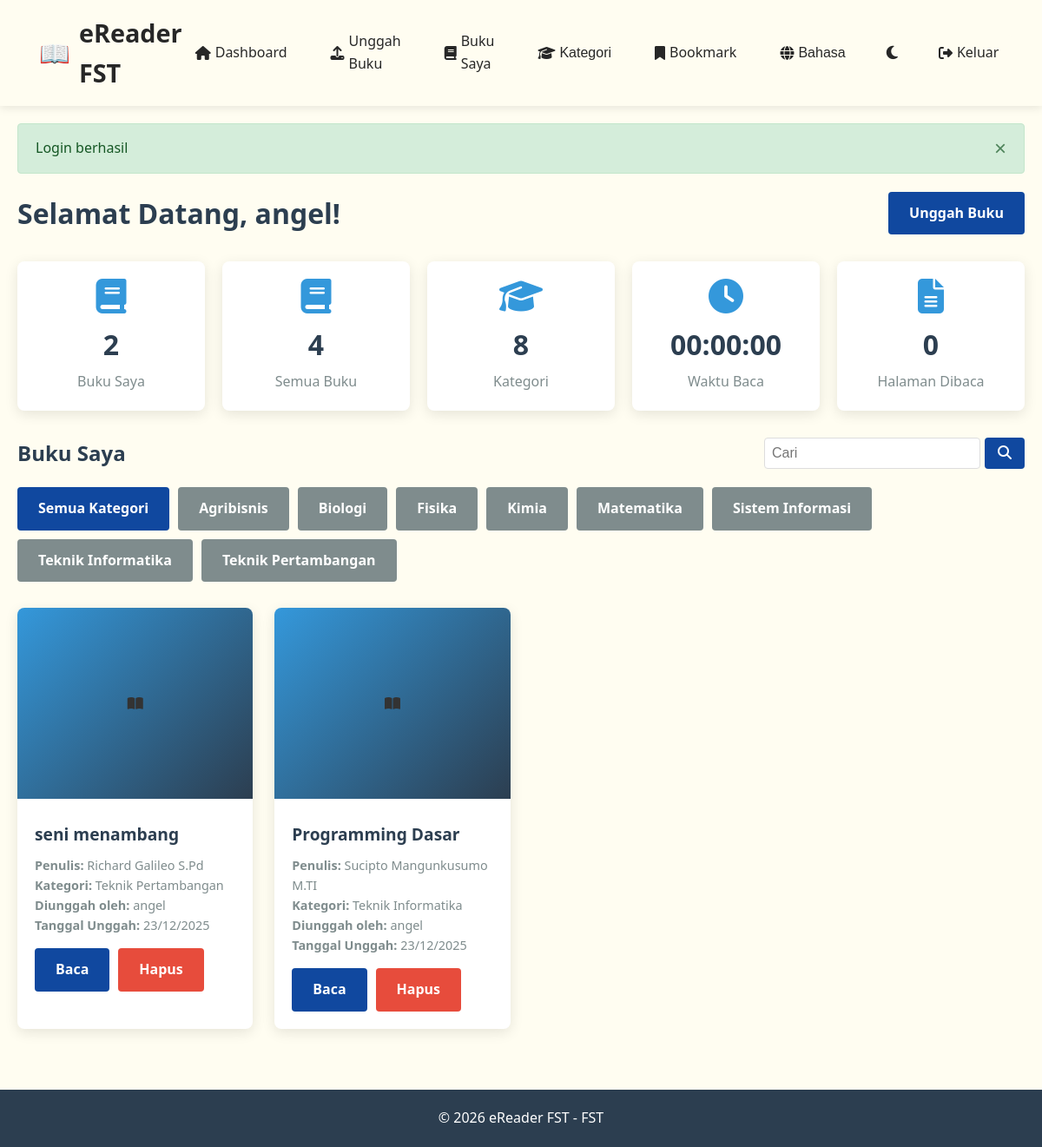
Screenshot of /dashboard.php?view=mybooks (signed in) with the database file from the repository.
### tables this page shows
CREATE TABLE `categories` (
  `id` int(11) NOT NULL,
  `name` varchar(100) NOT NULL,
  `description` text DEFAULT NULL,
  `created_at` timestamp NOT NULL DEFAULT current_timestamp()
);

CREATE TABLE `books` (
  `id` int(11) NOT NULL,
  `title` varchar(255) NOT NULL,
  `author` varchar(255) DEFAULT NULL,
  `category_id` int(11) DEFAULT NULL,
  `user_id` int(11) DEFAULT NULL,
  `filename` varchar(255) NOT NULL,
  `filepath` varchar(500) NOT NULL,
  `file_size` int(11) DEFAULT NULL,
  `upload_date` timestamp NOT NULL DEFAULT current_timestamp()
);

CREATE TABLE `users` (
  `id` int(11) NOT NULL,
  `username` varchar(50) NOT NULL,
  `email` varchar(100) NOT NULL,
  `password` varchar(255) NOT NULL,
  `language` enum('id','en') DEFAULT 'id',
  `created_at` timestamp NOT NULL DEFAULT current_timestamp()
);

### includes/functions.php (called while the page is built, shortened)
<?php
require_once __DIR__ . '/../config/database.php';
function t($key) {
    $lang = isset($_SESSION['language']) ? $_SESSION['language'] : 'id';
    $languageFile = __DIR__ . "/../languages/{$lang}.php";
    if (file_exists($languageFile)) {
        $translations = require($languageFile);
        return isset($translations[$key]) ? $translations[$key] : $key;
    }
    return $key;
}
function translateCategoryName($categoryName) {
    return t($categoryName);
}
function getCategories() {
    global $pdo;
    $stmt = $pdo->query("SELECT * FROM categories ORDER BY name");
    $categories = $stmt->fetchAll(PDO::FETCH_ASSOC);
    return $categories;
}
    function getUserReadingSummary($user_id) {
        global $pdo;
        $pdo->exec("CREATE TABLE IF NOT EXISTS reading_stats (
            id INT AUTO_INCREMENT PRIMARY KEY,
            user_id INT NOT NULL,
            book_id INT NOT NULL,
            chapter_number INT DEFAULT NULL,
            words INT DEFAULT 0,
            pages INT DEFAULT 0,
            seconds INT DEFAULT 0,
            created_at DATETIME DEFAULT CURRENT_TIMESTAMP
        ) ENGINE=InnoDB DEFAULT CHARSET=utf8mb4;");
        $stmt = $pdo->prepare("SELECT
            COALESCE(SUM(pages),0) AS total_pages,
            COALESCE(SUM(seconds),0) AS total_seconds,
            COUNT(*) AS sessions
            FROM reading_stats WHERE user_id = ?");
        $stmt->execute([$user_id]);
        return $stmt->fetch(PDO::FETCH_ASSOC);
    }
?>

### dashboard.php (the view, shortened to what this page needs)
<?php
require_once 'config/database.php';
require_once 'includes/functions.php';
$category_id = isset($_GET['category']) ? intval($_GET['category']) : null;
$view = isset($_GET['view']) ? $_GET['view'] : 'all';
$search = isset($_GET['search']) ? trim($_GET['search']) : '';
$categories = getCategories();
if($view == 'mybooks') {
    $query = "SELECT books.*, categories.name as category_name, users.username
              FROM books
              LEFT JOIN categories ON books.category_id = categories.id
              LEFT JOIN users ON books.user_id = users.id
              WHERE books.user_id = ?";
    $params = [$_SESSION['user_id']];
    $stmt = $pdo->prepare($query);
    $stmt->execute($params);
    $books = $stmt->fetchAll(PDO::FETCH_ASSOC);
    $page_title = t('my_books');
}
$stmt = $pdo->prepare("SELECT COUNT(*) as total FROM books WHERE user_id = ?");
$stmt->execute([$_SESSION['user_id']]);
$user_book_count = $stmt->fetch(PDO::FETCH_ASSOC)['total'];
$total_books = $pdo->query("SELECT COUNT(*) as total FROM books")->fetch()['total'];
$total_categories = $pdo->query("SELECT COUNT(*) as total FROM categories")->fetch()['total'];
$readingSummary = getUserReadingSummary($_SESSION['user_id']);
$total_seconds = isset($readingSummary['total_seconds']) ? intval($readingSummary['total_seconds']) : 0;
$hours = floor($total_seconds / 3600);
$minutes = floor(($total_seconds % 3600) / 60);
$seconds_display = $total_seconds % 60;
$time_read_label = sprintf("%02d:%02d:%02d", $hours, $minutes, $seconds_display);
$total_pages_read = isset($readingSummary['total_pages']) ? intval($readingSummary['total_pages']) : 0;
?>
<?php include 'includes/header.php'; ?>
<div class="dashboard-header">
    <h1><?php echo t('welcome'); ?>, <?php echo htmlspecialchars($_SESSION['username']); ?>!</h1>
    <a href="upload.php" class="btn btn-success"><?php echo t('upload_book'); ?></a>
</div>
<div class="dashboard-stats">
    <div class="stat-card">
        <i class="fas fa-book"></i>
        <h3><?php echo $user_book_count; ?></h3>
        <p><?php echo t('my_books'); ?></p>
    </div>
    <div class="stat-card">
        <i class="fas fa-book"></i>
        <h3><?php echo $total_books; ?></h3>
        <p><?php echo t('all_books'); ?></p>
    </div>
    <div class="stat-card">
        <i class="fas fa-graduation-cap"></i>
        <h3><?php echo $total_categories; ?></h3>
        <p><?php echo t('category'); ?></p>
    </div>
    <div class="stat-card">
        <i class="fas fa-clock"></i>
        <h3><?php echo htmlspecialchars($time_read_label); ?></h3>
        <p><?php echo t('time_read'); ?></p>
    </div>
    <div class="stat-card">
        <i class="fas fa-file-alt"></i>
        <h3><?php echo $total_pages_read; ?></h3>
        <p><?php echo t('pages_read'); ?></p>
    </div>
</div>
<div style="display: flex; justify-content: space-between; align-items: center; flex-wrap: wrap; margin-bottom: 20px;">
    <h2><?php echo $page_title; ?> <?php echo !empty($search) ? ' - Search: '.htmlspecialchars($search) : ''; ?></h2>
    <form action="dashboard.php" method="GET" style="display: flex; gap: 5px; min-width: 300px;">
        <input type="text" name="search" class="form-control"
               placeholder=<?php echo t('searchbook_placeholder');?>
               value="<?php echo htmlspecialchars($search); ?>"
               style="flex-grow: 1; padding: 8px; border: 1px solid #ddd; border-radius: 4px;">
        <button type="submit" class="btn btn-primary" style="padding: 8px 15px;">
            <i class="fas fa-search"></i>
        </button>
    </form>
</div>
<div class="category-filter" style="margin-bottom: 20px; display: flex; gap: 10px; flex-wrap: wrap;">
    <a href="dashboard.php<?php echo !empty($search) ? '?search='.urlencode($search) : ''; ?>"
       class="btn <?php echo !$category_id ? 'btn-success' : 'btn-secondary'; ?>">
        <?php echo t('all_categories'); ?>
    </a>
    <?php foreach($categories as $category): ?>
        <a href="dashboard.php?category=<?php echo $category['id']; ?><?php echo !empty($search) ? '&search='.urlencode($search) : ''; ?>"
           class="btn <?php echo ($category_id == $category['id']) ? 'btn-success' : 'btn-secondary'; ?>">
            <?php echo htmlspecialchars($category['display_name'] ?? $category['name']); ?>
        </a>
    <?php endforeach; ?>
</div>
<?php if(empty($books)): ?>
    <div class="alert alert-warning" style="padding: 20px; background: #fff3cd; border: 1px solid #ffeeba; border-radius: 4px;">
        <?php echo !empty($search) ? "Tidak ada buku yang cocok dengan kata kunci '" . htmlspecialchars($search) . "'" : t('no_results'); ?>
    </div>
<?php else: ?>
    <div class="book-grid">
        <?php foreach($books as $book): ?>
                    <div class="book-card">
                        <div class="book-cover">
                            <?php if (!empty($book['filepath']) && file_exists($book['filepath'])): ?>
                                <img src="cover.php?f=<?php echo urlencode(basename($book['filepath'])); ?>" alt="Cover" style="width:120px; height:auto; border-radius:6px; object-fit:cover;" />
                            <?php else: ?>
                                <i class="fas fa-book-open"></i>
                            <?php endif; ?>
                        </div>
                    <div class="book-info">
                    <h3><?php echo htmlspecialchars($book['title']); ?></h3>
                    <div class="book-meta">
                        <p><strong><?php echo t('author'); ?>:</strong> <?php echo htmlspecialchars($book['author'] ?? 'Unknown'); ?></p>
                        <p><strong><?php echo t('category'); ?>:</strong> <?php echo htmlspecialchars(translateCategoryName($book['category_name']) ?? 'Uncategorized'); ?></p>
                        <p><strong><?php echo t('uploaded_by'); ?>:</strong> <?php echo htmlspecialchars($book['username'] ?? 'Unknown'); ?></p>
                        <p><strong><?php echo t('upload_date'); ?>:</strong> <?php echo date('d/m/Y', strtotime($book['upload_date'])); ?></p>
                    </div>
                    <div class="book-actions">
                        <a href="reader.php?id=<?php echo $book['id']; ?>" class="btn"><?php echo t('read'); ?></a>
                        <?php if($book['user_id'] == $_SESSION['user_id']): ?>
                            <a href="delete.php?id=<?php echo $book['id']; ?>"
                               class="btn btn-danger"
                               onclick="return confirm('<?php echo t('delete_confirm'); ?>')">
                                <?php echo t('delete'); ?>
                            </a>
                        <?php endif; ?>
                    </div>
                </div>
            </div>
        <?php endforeach; ?>
    </div>
<?php endif; ?>
<?php include 'includes/footer.php'; ?>

### assets/css/style.css (style rules this page uses)
:root { --bg-body: #fffdf1; --bg-card: #ffffff; --text-main: #333333; --text-title: #2c3e50; --text-muted: #7f8c8d; --navbar-bg: linear-gradient(135deg, #fffdf1, #fffdf1a7); --nav-text: rgb(39, 39, 39); --border-color: #dddddd; --shadow: rgba(0, 0, 0, 0.1); --hover-text: #f1f1f1; }
body { background-color: var(--bg-body) !important; color: var(--text-main) !important; }
h1, h2, h3, .dashboard-header h1, .auth-container h2 { color: var(--text-title) !important; }
.stat-card, .book-card, .auth-container, .upload-container, .result-item { background-color: var(--bg-card) !important; border-color: var(--border-color) !important; box-shadow: 0 4px 15px var(--shadow) !important; }
.stat-card p, .book-meta, .text-muted { color: var(--text-muted) !important; }
.form-control { background-color: var(--bg-card) !important; color: var(--text-main) !important; border-color: var(--border-color) !important; }
* { margin: 0; padding: 0; box-sizing: border-box; }
body { font-family: 'Segoe UI', Tahoma, Geneva, Verdana, sans-serif; line-height: 1.6; color: #333; background-color: #fffdf1; min-height: 100vh; display: flex; flex-direction: column; }
.form-control { width: 100%; padding: 12px 15px; border: 1px solid #ddd; border-radius: 4px; font-size: 1rem; transition: border-color 0.3s; }
.btn { display: inline-block; padding: 12px 24px; background-color: #10489f; color: white; border: none; border-radius: 4px; cursor: pointer; font-size: 1rem; font-weight: 600; transition: background-color 0.3s, transform 0.2s; text-decoration: none; text-align: center; }
.btn-success { background-color: #10489f; }
.btn-danger { background-color: #e74c3c; }
.btn-secondary { background-color: #7f8c8d; }
.dashboard-header { display: flex; justify-content: space-between; align-items: center; margin-bottom: 30px; flex-wrap: wrap; gap: 15px; }
.dashboard-header h1 { color: #2c3e50; }
.dashboard-stats { display: grid; grid-template-columns: repeat(auto-fit, minmax(200px, 1fr)); gap: 20px; margin-bottom: 30px; }
.stat-card { background-color: white; padding: 20px; border-radius: 8px; box-shadow: 0 3px 10px rgba(0, 0, 0, 0.08); text-align: center; }
.stat-card i { font-size: 2.5rem; color: #3498db; margin-bottom: 10px; }
.stat-card h3 { font-size: 2rem; color: #2c3e50; margin-bottom: 5px; }
.stat-card p { color: #7f8c8d; }
.book-grid { display: grid; grid-template-columns: repeat(auto-fill, minmax(250px, 1fr)); gap: 25px; margin-top: 30px; }
.book-card { background-color: white; border-radius: 8px; overflow: visible; box-shadow: 0 4px 15px rgba(0, 0, 0, 0.1); transition: transform 0.3s, box-shadow 0.3s; }
.book-cover { height: 220px; background: linear-gradient(135deg, #3498db, #2c3e50); display: flex; align-items: center; justify-content: center; position: relative; overflow: visible; border-radius: 8px 8px 0 0; }
.book-info { padding: 28px 20px 20px 20px; position: relative; z-index: 1; }
.book-info h3 { margin-bottom: 10px; color: #2c3e50; font-size: 1.2rem; line-height: 1.4; }
.book-meta { color: #7f8c8d; font-size: 0.9rem; margin-bottom: 15px; }
.book-actions { display: flex; gap: 10px; }

### rows the page displays
categories: name "Agribisnis"
categories: name "Biologi"
categories: name "Fisika"
categories: name "Kimia"
categories: name "Matematika"
categories: name "Sistem Informasi"
categories: name "Teknik Informatika"
categories: name "Teknik Pertambangan"
books: title "seni menambang", author "Richard Galileo S.Pd", user.username "angel", upload_date "23/12/2025"
books: title "Programming Dasar", author "Sucipto Mangunkusumo M.TI", user.username "angel", upload_date "23/12/2025"

### other values shown
t('app_name') "eReader FST"
t('dashboard') "Dashboard"
t('upload_book') "Unggah Buku"
t('my_books') "Buku Saya"
t('category') "Kategori"
t('language') "Bahasa"
t('logout') "Keluar"
$_SESSION['message'] "Login berhasil"
t('welcome') "Selamat Datang"
$_SESSION['username'] "angel"
$user_book_count "2"
$total_books "4"
t('all_books') "Semua Buku"
$total_categories "8"
$time_read_label "00:00:00"
